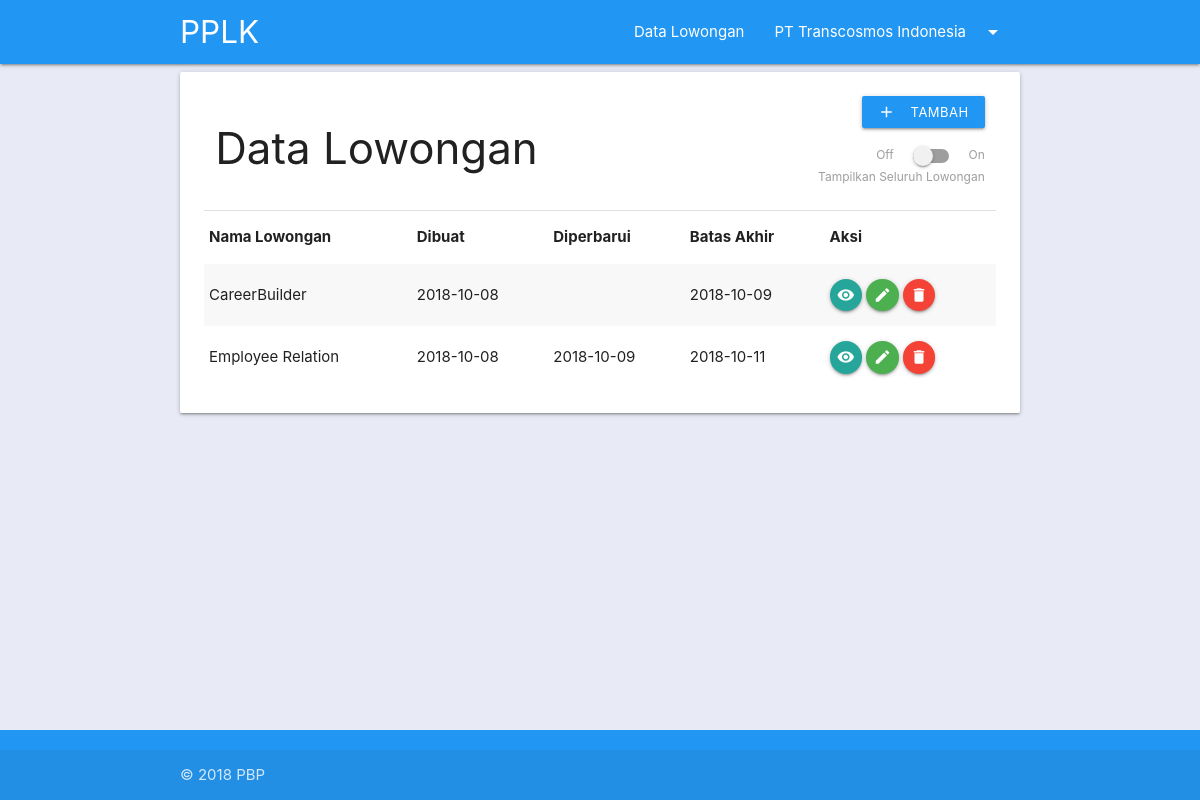
Screenshot of /data_lowongan.php (signed in) with the database file from the repository.
### tables this page shows
CREATE TABLE `perusahaan` (
  `idperusahaan` int(11) NOT NULL,
  `nama` varchar(50) NOT NULL,
  `password` varchar(255) NOT NULL,
  `nama_pemilik` varchar(50) NOT NULL,
  `alamat` text NOT NULL,
  `kota` varchar(50) NOT NULL,
  `email` varchar(50) NOT NULL,
  `no_telp` varchar(50) NOT NULL,
  `tgl_daftar` date DEFAULT NULL
);

CREATE TABLE `loker` (
  `idloker` int(11) NOT NULL,
  `idperusahaan` int(11) NOT NULL,
  `nama` varchar(50) NOT NULL,
  `idbidang` int(11) NOT NULL,
  `idtingkat_pendidikan` int(11) NOT NULL,
  `tipe` varchar(50) DEFAULT NULL,
  `usia_min` int(50) DEFAULT NULL,
  `usia_max` int(50) DEFAULT NULL,
  `gaji_min` int(50) DEFAULT NULL,
  `gaji_max` int(50) DEFAULT NULL,
  `nama_cp` varchar(50) DEFAULT NULL,
  `email_cp` varchar(50) DEFAULT NULL,
  `no_telp_cp` varchar(50) DEFAULT NULL,
  `tgl_insert` date DEFAULT NULL,
  `tgl_update` date DEFAULT NULL,
  `tgl_expired` date DEFAULT NULL,
  `deskripsi_loker` text
);

### classes/Session.php (called while the page is built, shortened)
<?php
class Session{
  public static function isOn($nama){
    return (isset($_SESSION[$nama])) ? true : false ;
  }
  public static function getSession($nama)
  {
    return $_SESSION[$nama];
  }
}
?>

### classes/Database.php (called while the page is built, shortened)
<?php
class Database
{
  private static $connection = null;
  private $mysqli,
          $HOST = 'localhost',
          $USER = 'root',
          $PASSWORD = '',
          $DBNAME = 'pbp_pplk';
  function __construct()
  {
    $this->mysqli = new mysqli($this->HOST, $this->USER, $this->PASSWORD, $this->DBNAME);
  }
  public static function getConnection(){
    if(!isset(self::$connection))
    {
      self::$connection = new Database();
    }
    return self::$connection;
  }
  public function get_info ($table, $column, $value)
  {
    if(!is_int($value))
    {
      $value = "'". $value ."'";
      $query = "SELECT * FROM $table WHERE $column = $value";
      $result = $this->mysqli->query($query);
      while($row = $result->fetch_assoc())
      {
        return $row;
      }
    }
  }
  public function get_table($table, $where="", $id="")
  {
    if($where!="" and $id!="")
    {
      $query = "SELECT * FROM $table WHERE $where=$id";
    } else
    {
      $query = "SELECT * FROM $table";
    }
    $result = $this->mysqli->query($query);
    return $result;
  }
}
 ?>

### core/Init.php (called while the page is built, shortened)
<?php
$perusahaan = new Perusahaan();
if(Session::isOn('perusahaan'))
{
 $perusahaan_data = $perusahaan->get_data_email(Session::getSession('perusahaan'));
 $loker = new Loker();
 $loker_table = $loker->get_table();
}
?>

### classes/Perusahaan.php (called while the page is built, shortened)
<?php
class Perusahaan
{
  private $_db;
  function __construct()
  {
    $this->_db = Database::getConnection();
  }
  public function check_email($email)
  {
    $data = $this->_db->get_info('perusahaan','email',$email);
    if(empty($data)) return false;
    else return true;
  }
  public function get_data_email($email)
  {
    if($this->check_email($email))
    {
      return $this->_db->get_info('perusahaan','email',$email);
    } else
    {
      return die('Nama user tidak terdaftar');
    }
  }
}
 ?>

### classes/Loker.php (called while the page is built, shortened)
<?php
class Loker
{
  function __construct()
  {
    $this->_db = Database::getConnection();
  }
  public function get_table($column="")
  {
    return $this->_db->get_table('loker', $column);
  }
}
 ?>

### data_lowongan.php (the view, shortened to what this page needs)
<?php
require_once "core/init.php";
require_once "template/header.php"
?>
<main>
<div class="container">
  <div class="card-panel">
    <div class="row">
      <div class="col l7">
        <h3>Data Lowongan</h3>
      </div>
      <div class="col l5">
        <div class=" right-align" style="padding-bottom:15px">
          <a class="waves-effect waves-light btn-small blue" href="tambah_data_lowongan.php">
            <i class="material-icons left">
            </i>
            Tambah
          </a>
        </div>
        <div class="right-align">
          <div class="switch rigth-align">
            <label>
              Off
              <span class="lever"></span>
              On
            </label>
            <div class="">
              <label>Tampilkan Seluruh Lowongan</label>
            </div>
          </div>
        </div>
      </div>
    </div>
    <div class="divider"></div>
    <table class="responsive-table striped">
      <thead>
        <tr>
            <th>Nama Lowongan</th>
            <th>Dibuat</th>
            <th>Diperbarui</th>
            <th>Batas Akhir</th>
            <th>Aksi</th>
        </tr>
      </thead>
      <tbody>
        <?php while($row = mysqli_fetch_array($loker_table)){ ?>
        <tr class="<?php echo ($row['idperusahaan'] == $perusahaan_data['idperusahaan'] ? 'mine' : 'not');?>">
          <td>
            <?php echo $row['nama'] ?>
          </td>
          <td>
            <?php echo $row['tgl_insert'] ?>
          </td>
          <td>
            <?php echo $row['tgl_update'] ?>
          </td>
          <td>
            <?php echo $row['tgl_expired'] ?>
          </td>
          <td>
            <?php if($row['idperusahaan'] == $perusahaan_data['idperusahaan']){?>
              <a class="btn-floating btn-small tooltipped" data-tooltip="detail" href="detail_data_lowongan.php?idloker=<?php echo $row['idloker'] ?>"><i class="material-icons left">visibility</i>
              </a>
              <a class="btn-floating btn-small green tooltipped" data-tooltip="edit" href="edit_data_lowongan.php?idloker=<?php echo $row['idloker'] ?>">
                <i class="material-icons left">edit</i>
              </a>
              <a class="btn-floating btn-small red tooltipped modal-trigger" data-tooltip="hapus" href="#modal<?php echo $row['idloker'] ?>">
                <i class="material-icons left">delete</i>
              </a>
            <?php }else { ?>
              <a class="btn btn-small green tooltipped disabled">
                <i class="material-icons left">lock</i> Terkunci
              </a>
            <?php } ?>
          </td>
        </tr>
        <?php } ?>
      </tbody>
    </table>
  </div>
</div>
</main>
<?php require_once "template/footer.php"; ?>

### template/header.php (shortened to what this page needs)
<!DOCTYPE html>
<html lang="en" dir="ltr">
  <head>
    <link rel="stylesheet" href="assets/css/materialize.min.css">
    <link href="assets/css/tema.css" rel="stylesheet">
  </head>
  <body class="indigo lighten-5">
    <header>
      <nav class="serious-error">
          <div class="container nav-wrapper ">
            <a href="#!" class="brand-logo">PPLK</a>
            <ul class="right hide-on-med-and-down">
              <?php if(Session::isOn('perusahaan')){?>
              <li><a href="data_lowongan.php">Data Lowongan</a></li>
              <li><a class="dropdown-trigger" href="#!" data-target="dropdown1"><?php echo $perusahaan->get_data_email(Session::getSession('perusahaan'))['nama'] ?><i class="material-icons right">arrow_drop_down</i></a></li>
              <?php } else {?>
              <li><a href="pendaftaran_pencaker.php">Pendaftaran Pencaker</a></li>
              <li><a href="pendaftaran_perusahaan.php">Pendaftaran Perusahaan</a></li>
              <li><a href="masuk.php">Masuk</a></li>
              <?php } ?>
            </ul>
          </div>
        </nav>
    </header>

### assets/css/tema.css (style rules this page uses)
body { display: flex; min-height: 100vh; flex-direction: column; }
main { flex: 1 0 auto; }
nav,footer { background-color: #2196F3 !important; }

### rows the page displays
perusahaan: nama "PT Transcosmos Indonesia"
loker: nama "CareerBuilder", tgl_insert "2018-10-08", tgl_expired "2018-10-09"
loker: nama "Employee Relation", tgl_insert "2018-10-08", tgl_update "2018-10-09", tgl_expired "2018-10-11"
